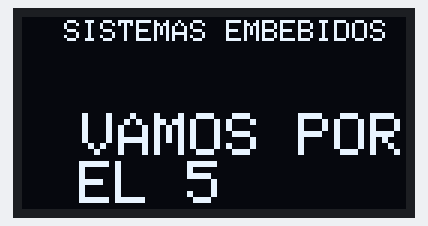
Bench run of a sketch on a simulated Arduino Uno, built with avr-gcc and run on an emulated ATmega328P. Shown: 128×64 one-colour display. What the sketch prints to the serial monitor is not drawn.

Above: at 0.6 s.
At 4.2 s:
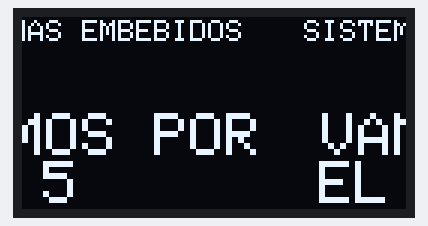
At 8.1 s:
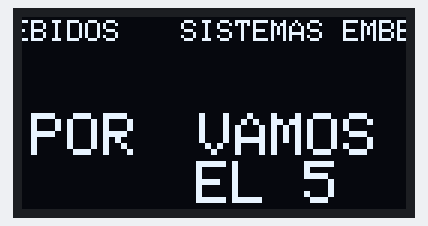
At 15.9 s:
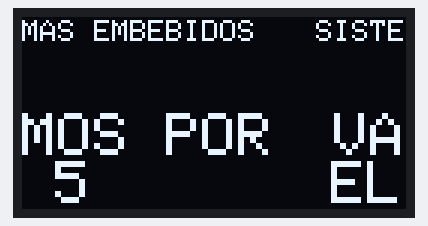
At 23.6 s:
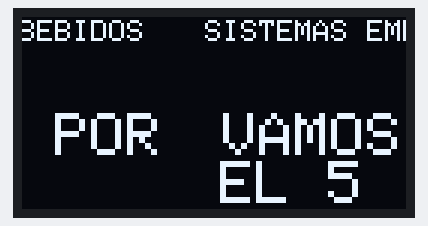
At 31.1 s:
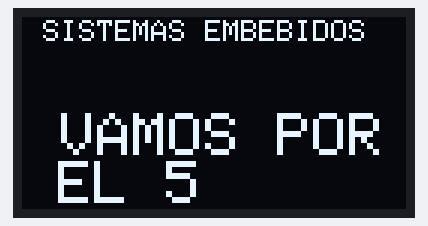

The sketch:

texto_VAMOS_.ino
```cpp
#define __DEBUG__
#include <SPI.h>
#include <Wire.h>
#include <Adafruit_GFX.h>
#include <Adafruit_SSD1306.h>
//SCL=A5  SDA=A4
Adafruit_SSD1306 display(128, 64, &Wire, -1);

void setup() {
#ifdef __DEBUG__
  Serial.begin(9600);
  delay(100);
  Serial.println("Iniciando pantalla OLED");
#endif

  // Iniciar pantalla OLED en la dirección 0x3C
  if (!display.begin(SSD1306_SWITCHCAPVCC, 0x3C)) {
#ifdef __DEBUG__
    Serial.println("No se encuentra la pantalla OLED");
#endif
    while (true);
  }

  // Limpir buffer
  display.clearDisplay();

  // Tamaño del texto
  display.setTextSize(1);
  // Color del texto
  display.setTextColor(SSD1306_WHITE);
  // Posición del texto
  display.setCursor(1, 1);
  //Activar página de código 437
  display.cp437(true);
  // Escribir texto
  display.println(" SISTEMAS EMBEBIDOS");

  display.setTextSize(2);
  display.setTextColor(SSD1306_WHITE);
  display.setCursor(1, 32);
  display.cp437(true);
  display.println(" VAMOS POR EL 5");
  display.display();
  delay(100);

  // Mover texto de izquierda a derecha
  display.startscrollright(0x00, 0x0F);
  delay(20000);
  display.stopscroll();

  // Mover texto de derecha a izquierda
  display.startscrollleft(0x00, 0x0F);
  delay(10800);
  display.stopscroll();

}

void loop() {}
```
